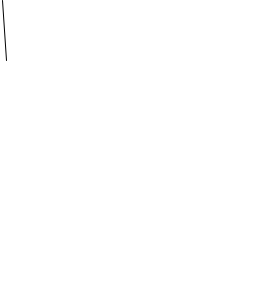
Frame 1 (no input)
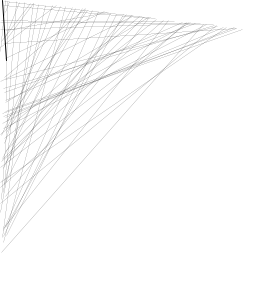
Frame 60 (the mouse pressed at the canvas centre just before this capture)
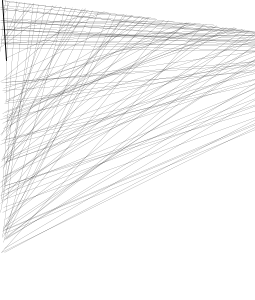
Frame 120 (the mouse held since frame 60 and released just before this capture)

The Processing sketch that drew these frames (run headless with seeded random() and noise(); from frame 60 on, the mouse is pressed at the canvas centre):

// Processing sketch: processing_33326
// ── processing_33326.pde

float r;
float g;
float b;
float a;
float diam;
float x;
float y;
 
 
void setup() {
size(255,300);
background(255);
frameRate (10);
smooth();
}
 
 
  
void draw(){

// Fill all variables with random values
r = random(255);
g = random(255);
b = random(7);
a = random(255);
diam = random(20);
x += random(8);
y += random(1);
// Use values to draw an ellipse
line (x, y, b, a);
strokeWeight(0.1);

}
